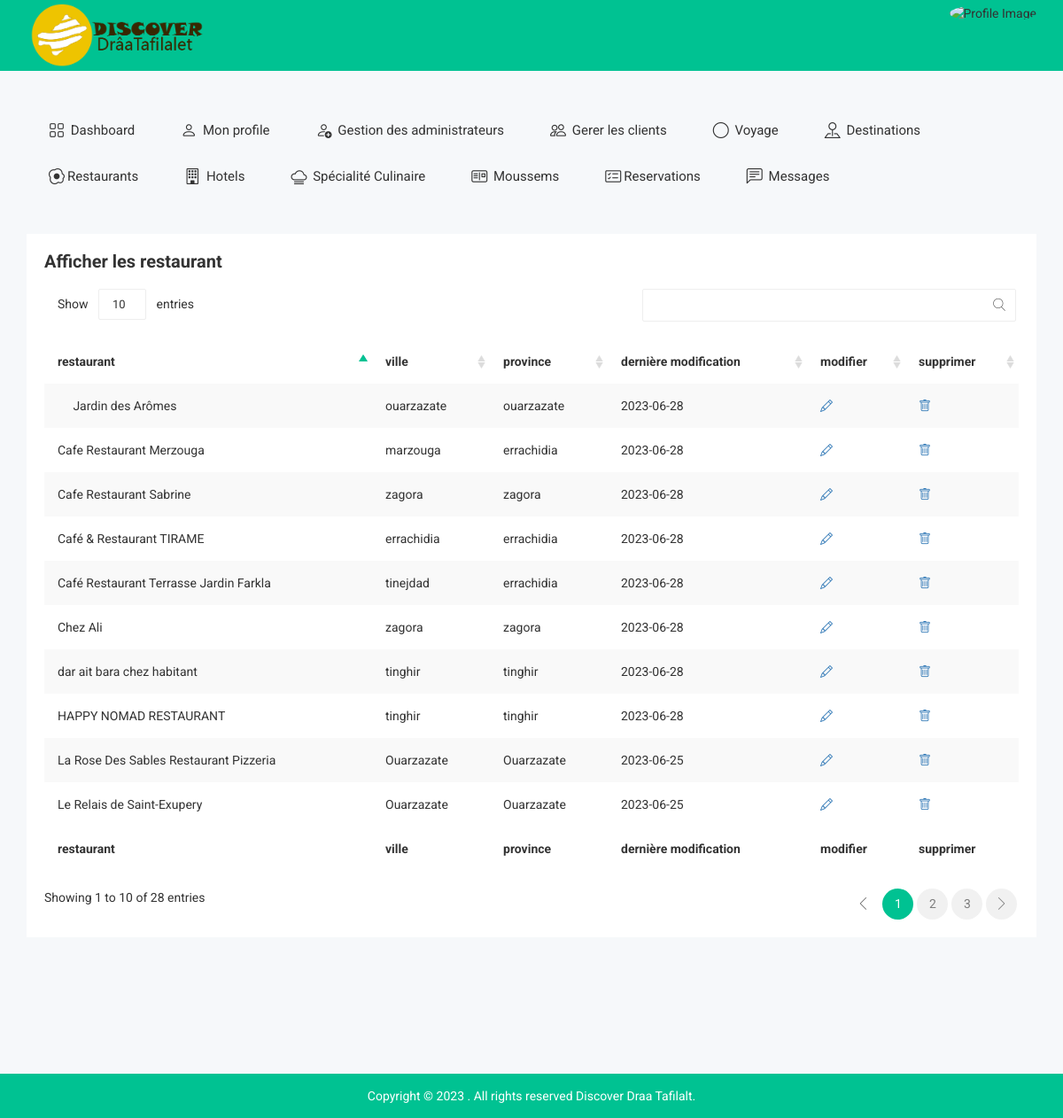
Page /affiche-restaurat.php (signed in) on the committed database.
### tables this page shows
CREATE TABLE `restau` (
  `id-rest` int(100) NOT NULL,
  `nom` varchar(100) NOT NULL,
  `ville` varchar(100) NOT NULL,
  `province` varchar(100) NOT NULL,
  `description` varchar(10000) NOT NULL,
  `location` varchar(1000) NOT NULL,
  `img1` varchar(255) NOT NULL,
  `img2` varchar(255) NOT NULL,
  `img3` varchar(255) NOT NULL,
  `carte` varchar(1000) NOT NULL,
  `date-add` date NOT NULL
);

### affiche-restaurat.php (the view, shortened to what this page needs)
<?php
include 'connection.php';
$sql = 'SELECT *
		FROM restau';
 $statement = $pdo->query($sql);
 $publishers = $statement->fetchAll(PDO::FETCH_ASSOC);
?>
<!doctype html>
<html class="no-js" lang="">
<head>
    <link rel="stylesheet" href="https://cdn.jsdelivr.net/npm/bootstrap-icons@1.10.5/font/bootstrap-icons.css">
        <link rel="stylesheet" href="css/bootstrap.min.css">
        <link rel="stylesheet" href="css/bootstrap/bootstrap.min.css">
        <link rel="stylesheet" href="css/font-awesome.min.css">
        <link rel="stylesheet" href="css/owl.carousel.css">
        <link rel="stylesheet" href="css/owl.theme.css">
        <link rel="stylesheet" href="css/owl.transitions.css">
        <link rel="stylesheet" href="css/meanmenu/meanmenu.min.css">
        <link rel="stylesheet" href="css/animate.css">
        <link rel="stylesheet" href="css/normalize.css">
        <link rel="stylesheet" href="css/wave/waves.min.css">
        <link rel="stylesheet" href="css/wave/button.css">
        <link rel="stylesheet" href="css/scrollbar/jquery.mCustomScrollbar.min.css">
        <link rel="stylesheet" href="css/notika-custom-icon.css">
        <link rel="stylesheet" href="css/jquery.dataTables.min.css">
        <link rel="stylesheet" href="css/main.css">
        <link rel="stylesheet" href="style.css">
        <link rel="stylesheet" href="css/responsive.css">
</head>
<body>
    <?php include 'tophead.php' ?>
    <div class="main-menu-area mg-tb-40">
    </div>
    <div class="notika-status-area">
        <div class="container">
            <div class="row">
                <div class="col-lg-12 col-md-12 col-sm-12 col-xs-12">
                    <div class="data-table-list">
                        <div class="basic-tb-hd">
                            <h2>Afficher les restaurant</h2>
                        </div>
                        <div class="table-responsive">
                            <table id="data-table-basic" class="table table-striped">
                                <thead>
                                    <tr>
                                        <th>restaurant</th>
                                        <th>ville</th>
                                        <th>province</th>
                                        <th>dernière modification</th>
                                        <th>modifier</th>
                                        <th>supprimer</th>
                                    </tr>
                                </thead>
                                <tbody>
                                <?php
                                if ($publishers) {
                                    foreach ($publishers as $publisher) {?>
                                    <tr>
                                        <td><?php  echo $publisher['nom'] ?></td>
                                        <td><?php  echo $publisher['ville'] ?></td>
                                        <td><?php  echo $publisher['province'] ?></td>
                                        <td><?php  echo $publisher['date-add'] ?></td>
                                        <td><a href="update-restau.php?modi=<?php echo $publisher['id-rest'] ?>"> <i class="bi bi-pencil"></i></a></td>
                                        <td><a href="delete-restaaaurant.php?id=<?php echo $publisher['id-rest'] ?>"><i class="bi bi-trash"></i></a></td>
                                    </tr>
                               <?php }}
                                ?>
                                </tbody>
                                <tfoot>
                                    <tr>
                                    <th>restaurant</th>
                                        <th>ville</th>
                                        <th>province</th>
                                        <th>dernière modification</th>
                                        <th>modifier</th>
                                        <th>supprimer</th>
                                    </tr>
                                </tfoot>
                            </table>
                        </div>
                    </div>
                </div>
            </div>
        </div>
    </div>
    <div class="footer-copyright-area">
        <div class="container">
            <div class="row">
                <div class="col-lg-12 col-md-12 col-sm-12 col-xs-12">
                    <div class="footer-copy-right">
                        <p>Copyright © 2023
. All rights reserved Discover Draa Tafilalt.</p>
                    </div>
                </div>
            </div>
        </div>
    </div>
</body>
</html>

### css/main.css (style rules this page uses)
html { color: #222; font-size: 1em; line-height: 1.4; }

### rows in the picture
restau: nom "La Rose Des Sables Restaurant Pizzeria", ville "Ouarzazate", province "Ouarzazate", value "2023-06-25"
restau: nom "Le Relais de Saint-Exupery", ville "Ouarzazate", province "Ouarzazate", value "2023-06-25"
restau: nom "Café & Restaurant TIRAME", ville "errachidia", province "errachidia", value "2023-06-28"
restau: nom "Cafe Restaurant Merzouga", ville "marzouga", province "errachidia", value "2023-06-28"
restau: nom "Cafe Restaurant Sabrine", ville "zagora", province "zagora", value "2023-06-28"
restau: nom "dar ait bara chez habitant", ville "tinghir", province "tinghir", value "2023-06-28"
restau: nom "HAPPY NOMAD RESTAURANT", ville "tinghir", province "tinghir", value "2023-06-28"
restau: nom "Café Restaurant Terrasse Jardin Farkla", ville "tinejdad", province "errachidia", value "2023-06-28"
restau: nom "Jardin des Arômes", ville "ouarzazate", province "ouarzazate", value "2023-06-28"
restau: nom "Chez Ali", ville "zagora", province "zagora", value "2023-06-28"
